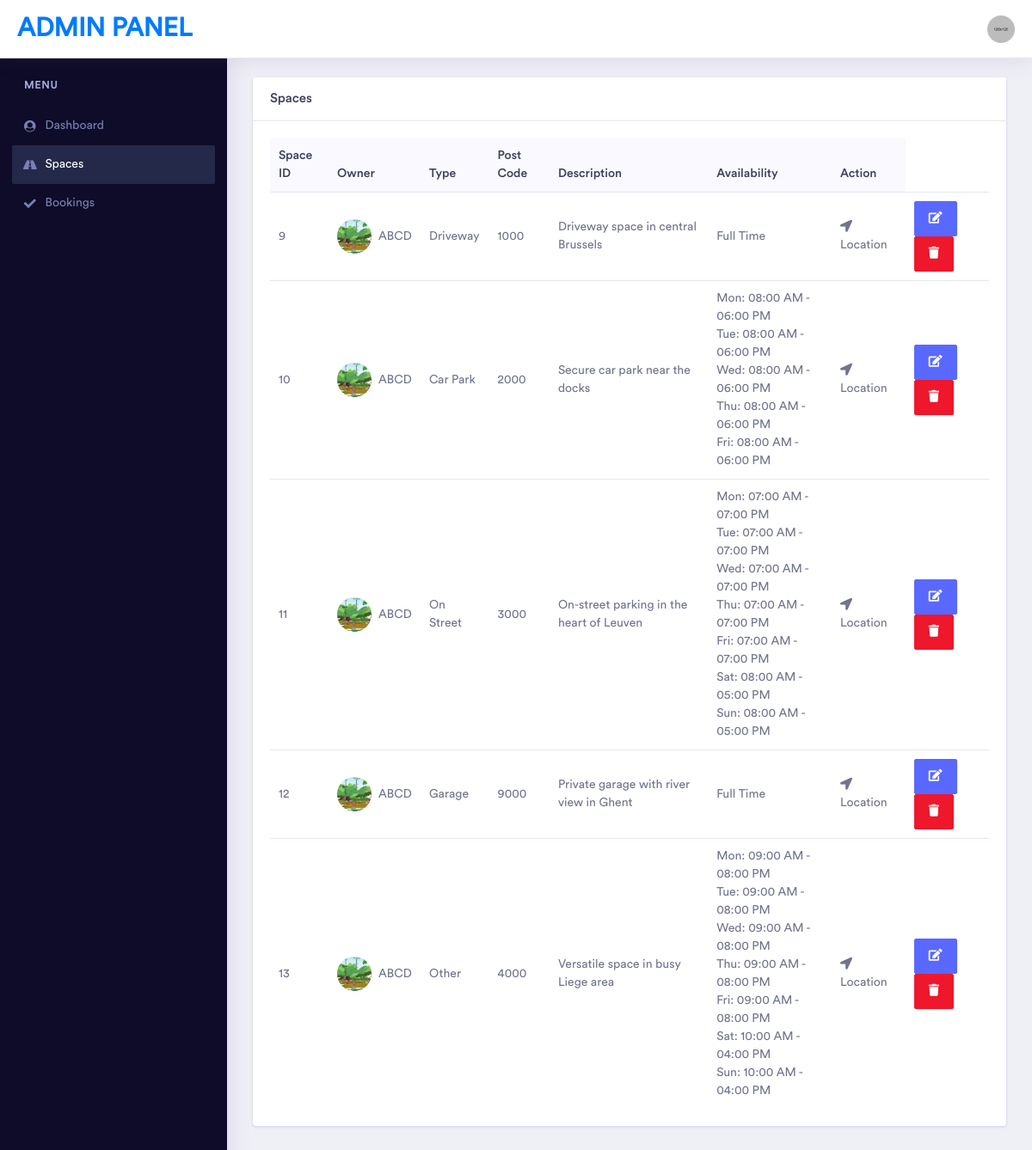
The app's page /admin/ad-spaces.php (signed in) with its own data.
### tables this page shows
CREATE TABLE `spaces` (
  `s_id` int NOT NULL,
  `u_id` int DEFAULT NULL,
  `post_code` varchar(10) DEFAULT NULL,
  `address` varchar(255) DEFAULT NULL,
  `type` varchar(255) DEFAULT NULL,
  `description` text,
  `latitude` varchar(255) NOT NULL,
  `longitude` varchar(255) NOT NULL,
  `full_time` tinyint(1) DEFAULT NULL,
  `mon_start` time DEFAULT NULL,
  `mon_end` time DEFAULT NULL,
  `tue_start` time DEFAULT NULL,
  `tue_end` time DEFAULT NULL,
  `wed_start` time DEFAULT NULL,
  `wed_end` time DEFAULT NULL,
  `thu_start` time DEFAULT NULL,
  `thu_end` time DEFAULT NULL,
  `fri_start` time DEFAULT NULL,
  `fri_end` time DEFAULT NULL,
  `sat_start` time DEFAULT NULL,
  `sat_end` time DEFAULT NULL,
  `sun_start` time DEFAULT NULL,
  `sun_end` time DEFAULT NULL,
  `rate` int DEFAULT NULL,
  `status` tinyint(1) NOT NULL DEFAULT '1'
);

CREATE TABLE `users` (
  `u_id` int NOT NULL,
  `name` varchar(255) DEFAULT NULL,
  `email` varchar(255) DEFAULT NULL,
  `password` varchar(255) DEFAULT NULL,
  `image` varchar(255) NOT NULL DEFAULT 'placeholder.jpg',
  `type` varchar(255) DEFAULT NULL
);

### admin/ad-spaces.php (the view, shortened to what this page needs)
<?php
include('../db_conn.php');
$info = $showSpaces = '';
$sqlSpaces = "SELECT s.*, u.name AS owner_name, u.image AS owner_image FROM spaces s LEFT JOIN users u ON s.u_id = u.u_id";
$resultSpaces = mysqli_query($conn, $sqlSpaces);
$days = array('mon', 'tue', 'wed', 'thu', 'fri', 'sat', 'sun');
if (mysqli_num_rows($resultSpaces) > 0) {
    while ($row = mysqli_fetch_assoc($resultSpaces)) {
        $availableTime = '';
        if($row['full_time']){
            $availableTime = 'Full Time';
        }else{
            foreach ($days as $day) {
                if ($row[$day . '_start'] && $row[$day . '_end'] && ($row[$day . '_start'] != '00:00:00' && $row[$day . '_end'] != '00:00:00')) {
                    $availableTime .= ucfirst($day) . ': ' . date('h:i A', strtotime($row[$day . '_start'])) . ' - ' . date('h:i A', strtotime($row[$day . '_end'])) . '<br>';
                }
            }
        }
        $location = 'https://www.google.com/maps?q=' . $row['latitude'] . ',' . $row['longitude'] . '';
        $showSpaces .= '<tr>
            <td class="text-start">' . $row['s_id'] . '</td>
            <td class="text-start"><div class="d-flex align-items-center gap-2"><img src="../assets/uploads/' . $row['owner_image'] . '" style="height: 40px; width: 40px; object-fit: cover;" class="rounded-circle mr-2"><span>' . htmlspecialchars($row['owner_name']) . '</span></div></td>
            <td class="text-start">' . htmlspecialchars($row['type']) . '</td>
            <td class="text-start">' . htmlspecialchars($row['post_code']) . '</td>
            <td class="text-start">' . htmlspecialchars($row['description']) . '</td>
            <td class="text-start">'.$availableTime.'</td>
            <td class="text-start"><a href="'.$location.'" target="_blank"><i class="fa fa-location-arrow mr-2"></i>Location</a></td>
            <td class="text-start"><a href="../edit-space.php?s_id=' . $row['s_id'] . '" class="btn btn-primary mr-1"><i class="fa fa-edit"></i></a><a onclick="return confirm(\'Do you really want to delete this space?\')" href="?delete=' . $row['s_id'] . '" class="btn btn-danger"><i class="fa fa-trash"></i></a></td>
        </tr>';
    }
} else {
    $showSpaces = '<tr><td colspan="7" class="text-center">No spaces found!</td></tr>';
}
?>
<!doctype html>
<html lang="en">
<head>
    <link rel="stylesheet" href="assets/vendor/bootstrap/css/bootstrap.min.css">
    <link href="assets/vendor/fonts/circular-std/style.css" rel="stylesheet">
    <link rel="stylesheet" href="assets/libs/css/style.css">
    <link rel="stylesheet" href="assets/vendor/fonts/fontawesome/css/fontawesome-all.css">
    <link rel="stylesheet" href="assets/vendor/charts/chartist-bundle/chartist.css">
    <link rel="stylesheet" href="assets/vendor/charts/morris-bundle/morris.css">
    <link rel="stylesheet" href="assets/vendor/fonts/material-design-iconic-font/css/materialdesignicons.min.css">
    <link rel="stylesheet" href="assets/vendor/charts/c3charts/c3.css">
    <link rel="stylesheet" href="assets/vendor/fonts/flag-icon-css/flag-icon.min.css">
</head>
<body>
    <div class="dashboard-main-wrapper">
        <?php include('header.php'); ?>
        <?php include('sidebar.php'); ?>
        <div class="dashboard-wrapper">
            <div class="dashboard-ecommerce">
                <div class="container-fluid dashboard-content ">
                    <div class="ecommerce-widget">
                        <div class="row">
                            <div class="col-12 mb-4">
                                <div class="card">
                                    <h5 class="card-header d-flex justify-content-between align-items-center">Spaces</h5>
                                    <div class="card-body">
                                        <div class="table-responsive">
                                            <table class="table">
                                                <thead class="bg-light">
                                                    <tr class="border-0">
                                                        <th class="border-0">Space ID</th>
                                                        <th class="border-0">Owner</th>
                                                        <th class="border-0">Type</th>
                                                        <th class="border-0">Post Code</th>
                                                        <th class="border-0">Description</th>
                                                        <th class="border-0">Availability</th>
                                                        <th class="border-0" colspan="1">Action</th>
                                                    </tr>
                                                </thead>
                                                <tbody>
                                                    <?php echo $showSpaces; ?>
                                                </tbody>
                                            </table>
                                        </div>
                                    </div>
                                </div>
                            </div>
                        </div>
                    </div>
                </div>
            </div>
        </div>
    </div>
</body>
</html>

### records on screen
spaces: s_id "9", type "Driveway", post_code "1000", description "Driveway space in central Brussels", full_time "Full Time"
users: image (picture), name "ABCD ABCD ABCD ABCD ABCD"
spaces: s_id "10", type "Car Park", post_code "2000", description "Secure car park near the docks", mon_start "08:00 AM", mon_end "06:00 PM", tue_start "08:00 AM", tue_end "06:00 PM", wed_start "08:00 AM", wed_end "06:00 PM", thu_start "08:00 AM", thu_end "06:00 PM", fri_start "08:00 AM", fri_end "06:00 PM"
spaces: s_id "11", type "On Street", post_code "3000", description "On-street parking in the heart of Leuven", mon_start "07:00 AM", mon_end "07:00 PM", tue_start "07:00 AM", tue_end "07:00 PM", wed_start "07:00 AM", wed_end "07:00 PM", thu_start "07:00 AM", thu_end "07:00 PM", fri_start "07:00 AM", fri_end "07:00 PM", sat_start "08:00 AM", sat_end "05:00 PM", sun_start "08:00 AM", sun_end "05:00 PM"
spaces: s_id "12", type "Garage", post_code "9000", description "Private garage with river view in Ghent", full_time "Full Time"
spaces: s_id "13", type "Other", post_code "4000", description "Versatile space in busy Liege area", mon_start "09:00 AM", mon_end "08:00 PM", tue_start "09:00 AM", tue_end "08:00 PM", wed_start "09:00 AM", wed_end "08:00 PM", thu_start "09:00 AM", thu_end "08:00 PM", fri_start "09:00 AM", fri_end "08:00 PM", sat_start "10:00 AM", sat_end "04:00 PM", sun_start "10:00 AM", sun_end "04:00 PM"

### other values on screen
$day "Mon"
$day "Tue"
$day "Wed"
$day "Thu"
$day "Fri"
$day "Sat"
$day "Sun"
